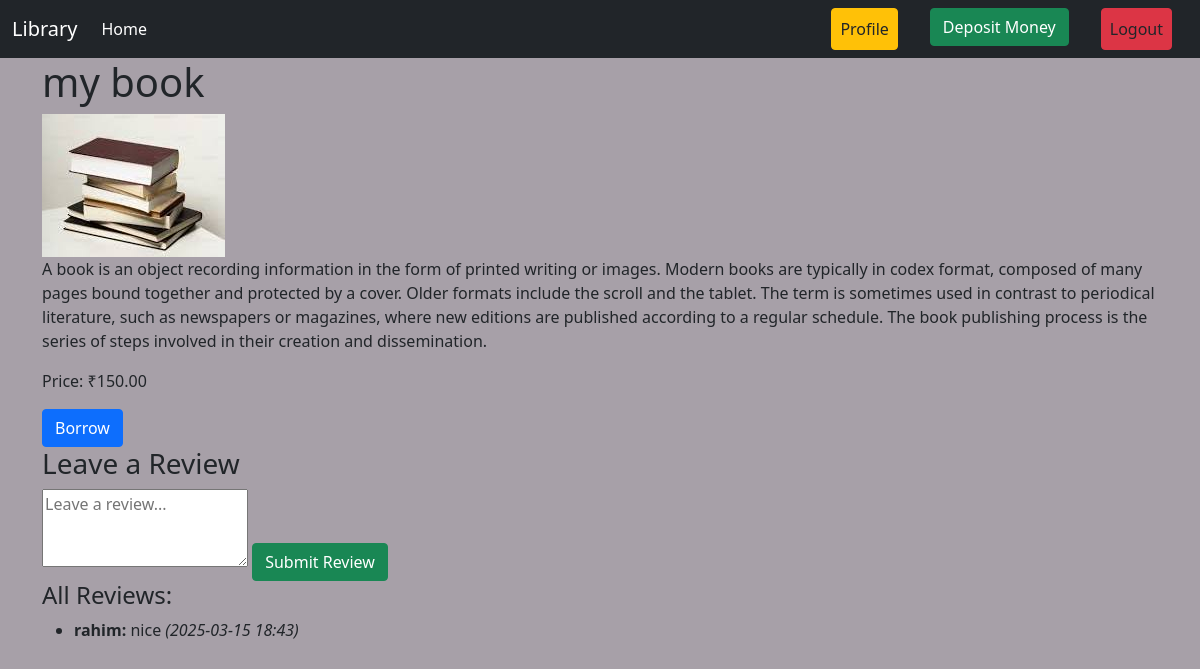
/library/book/6/ (signed in), run on the app's committed database.
### library/models.py (models this page shows, shortened)
class Books(models.Model):
    title = models.CharField(max_length=200)
    description = models.TextField()
    author = models.ForeignKey(User, on_delete=models.CASCADE, default=1)
    image = models.ImageField(upload_to='uploads/',blank=True, null= True)
    borrowing_price = models.DecimalField(max_digits=10, decimal_places=2)
    category = models.ForeignKey(Category, on_delete=models.CASCADE,related_name="books")

class Review(models.Model):
    user = models.ForeignKey(User, on_delete=models.CASCADE)
    book = models.ForeignKey(Books, related_name="reviews", on_delete=models.CASCADE)
    text = models.TextField()
    created_at = models.DateTimeField(auto_now_add=True)

### library/views.py (the view)
# urls.py: path('book/<int:book_id>/', views.book_details, name='book_detail'),
@login_required
def book_details(request, book_id):
    book = get_object_or_404(Books, id=book_id)
    reviews = Review.objects.filter(book=book)
    if request.method == 'POST':
        review_text = request.POST.get('review')
        if request.user.is_authenticated and review_text:
            Review.objects.create(user=request.user, book=book, text=review_text)
    return render(request, 'book_detail.html', {'book': book, 'reviews': reviews})

### library/templates/book_detail.html (shortened to what this page needs)
{% extends 'base.html' %}
{% load static %}
{% block content %}
<div class="container">
    <h1>{{ book.title }}</h1>
    <img src="{{ book.image.url }}" alt="{{ book.title }}" class="img-fluid">
    <p>{{ book.description }}</p>
    <p>Price: ₹{{ book.borrowing_price }}</p>
    {% if user.is_authenticated %}
    <a href="{% url 'borrow_book' book.id %}" class="btn btn-primary">Borrow</a>
    {% endif %}
    <h3>Leave a Review</h3>
    <form method="POST">
        <textarea name="review" rows="3" placeholder="Leave a review..."></textarea>
        <button type="submit" class="btn btn-success">Submit Review</button>
    </form>
    <h4>All Reviews:</h4>
    <ul>
        {% for review in reviews %}
            <li><strong>{{ review.user.username }}:</strong> {{ review.text }} <em>({{ review.created_at|date:"Y-m-d H:i" }})</em></li>
        {% empty %}
            <li>No reviews yet.</li>
        {% endfor %}
    </ul>
</div>
{% endblock %}

### data on the page
Books: title "my book", image (picture), description "A book is an object recording information in the form of printed writing or images. Modern books are typically in codex format, composed of many pages bound together and protected by a cover. Older formats include the scroll and the tablet. The term is sometimes used in contrast to periodical literature, such as newspapers or magazines, where new editions are published according to a regular schedule. The book publishing process is the series of steps involved in their creation and dissemination.", borrowing_price "150.00"
Review: user.username "rahim", text "nice", created_at "2025-03-15 18:43"
